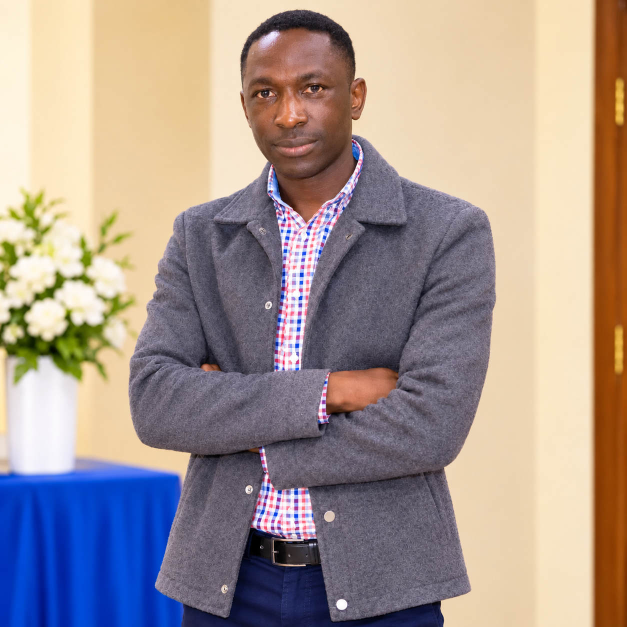
#> input picture assets/photo.jpg, 1254 x 1254 px, found by its file name (shown at 1/2 size)
$ python make_og_image.py
#> lines starting #> are read from the running program, lines starting #| are printed output that depends on the picture
"""Builds the 1200x630 image that LinkedIn shows when the site link is shared."""
from PIL import Image  # Pillow: Python's image library

WIDTH, HEIGHT = 1200, 630        # LinkedIn's preferred size (about 1.91 : 1)
BACKGROUND = (16, 26, 36)        # same dark navy as the site (#101a24)

# Open the photo and convert to plain RGB colour (drops any transparency).
photo = Image.open("assets/photo.jpg").convert("RGB")
#> photo is the input picture: PIL image 1254x1254 RGB; mean R, G, B 164.9, 150, 144.1

# Scale so the WHOLE photo fits the card's height; nothing gets cropped.
scale = HEIGHT / photo.height
#> scale = 0.502
photo = photo.resize((round(photo.width * scale), HEIGHT))
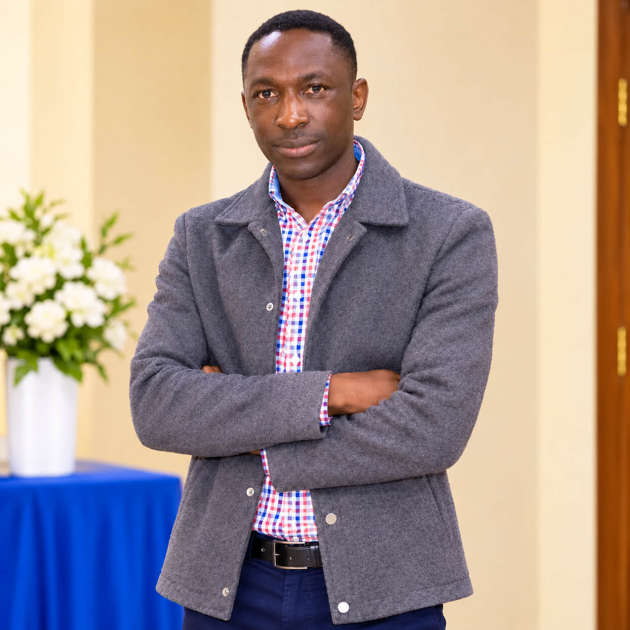
#> photo: PIL image 630x630 RGB; mean R, G, B 164.9, 150, 144.1

# Make an empty dark canvas, then paste the photo in the horizontal centre.
card = Image.new("RGB", (WIDTH, HEIGHT), BACKGROUND)
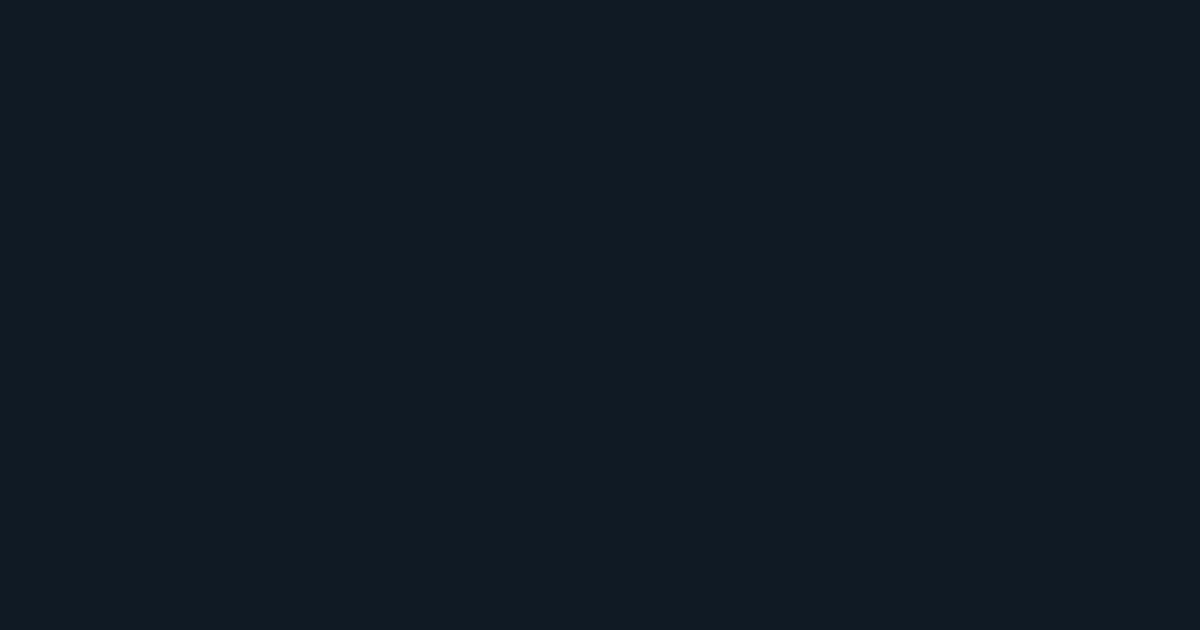
#> card: PIL image 1200x630 RGB; mean R, G, B 16, 26, 36
card.paste(photo, ((WIDTH - photo.width) // 2, 0))
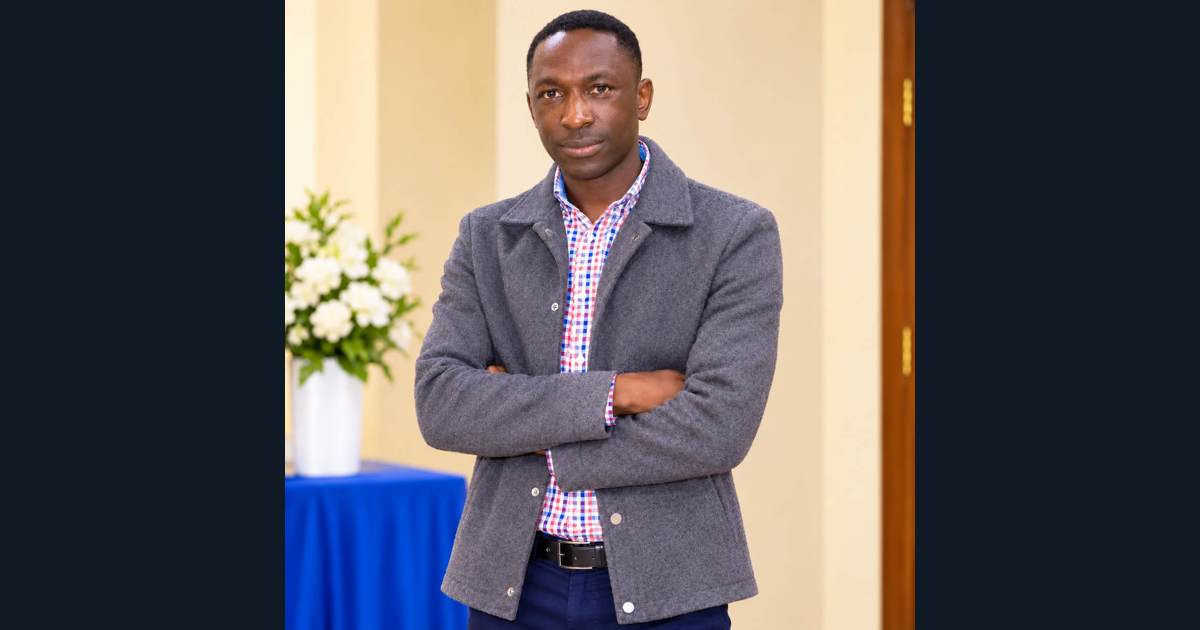
#> card: PIL image 1200x630 RGB; mean R, G, B 94.2, 91.1, 92.7

# Save as a compressed JPEG so the file stays small and loads fast.
card.save("assets/og-image.jpg", quality=85, optimize=True)
print("Saved assets/og-image.jpg", card.size)
#| Saved assets/og-image.jpg (1200, 630)
